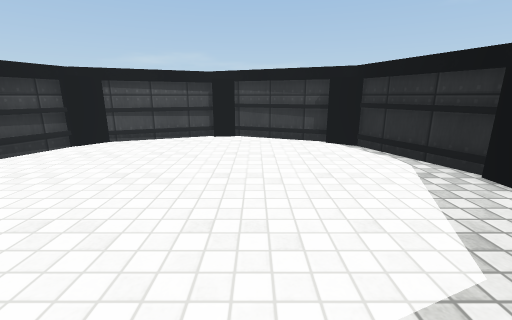
View 1 (above)

12 first-person views from a walk through a scene from a Unity 3-D project. The camera is 1.2 m above the floor, tilts 14° down and sees 90° across. The floor is counted in squares, 0.5 m on a side. Each view is taken from the middle of a square. On the plan, view 1 faces up. The plan holds only what a view shows up to about 17 squares ahead; the rest is blank. The player character is not drawn. Surface patterns are stand-ins for the level's own textures.

View 2
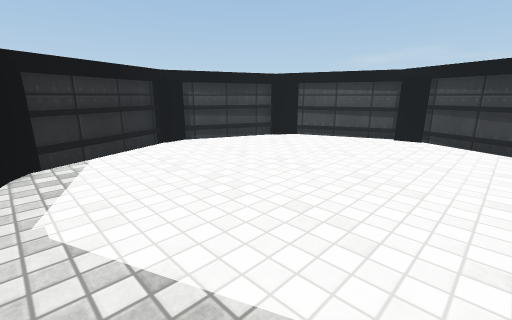

View 3
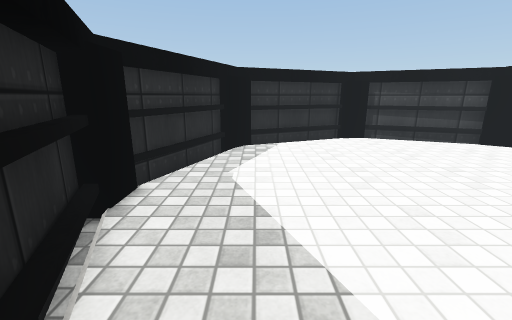

View 4
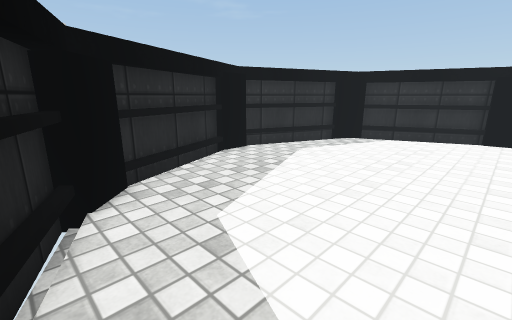

View 5
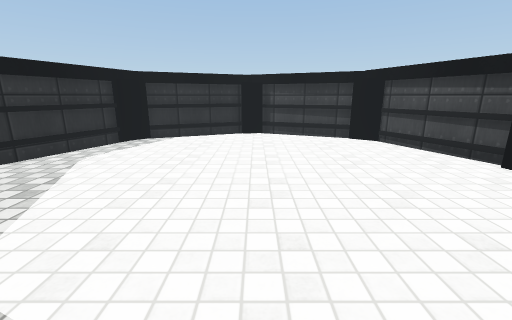

View 6
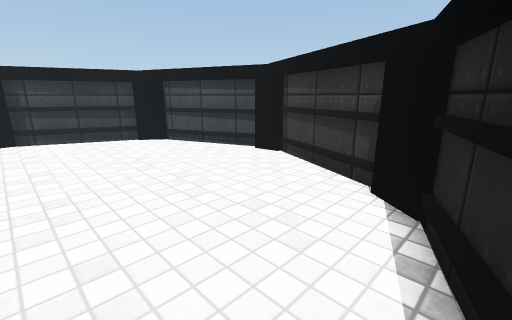

View 7
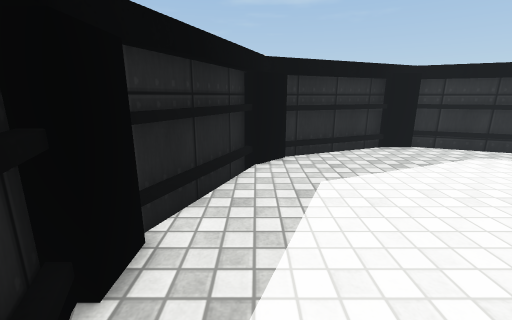

View 8
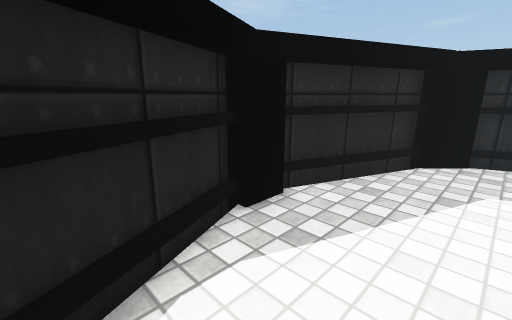

View 9
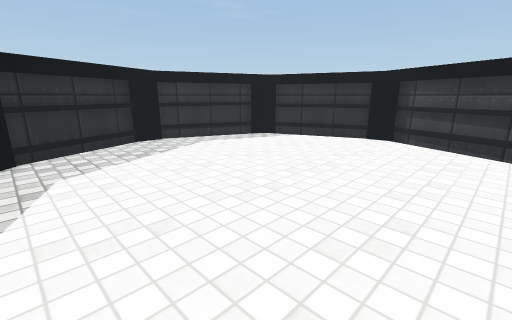

View 10
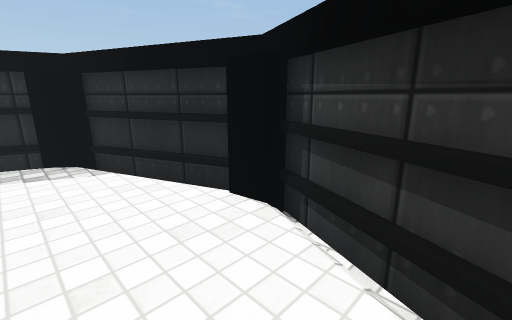

View 11
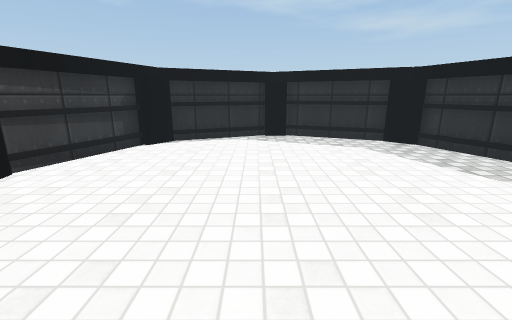

View 12
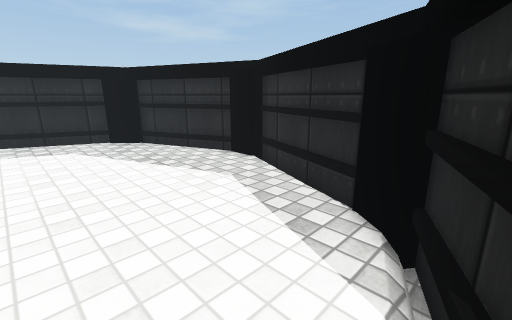

### Floor plan
Points are (right, up) in squares from view 1. A wall is a line through its corners. A room is listed if a view was taken in it or the views show most of it. See-through windows are left out.
Room 1 (views 1, 2, 3, 4, 5, 6, 7, 8, 9, 10, 11, 12)
walls: (-3.2, 15.7) (-8.9, 13.3) (-11.7, 6.7) (-8.8, -0.1) (-2.8, -2.6); (-4.1, 15.6) (-8.1, 13.8); (5, 12.5) (3.7, 13.5); (-7.8, 13.8) (-8.8, 12.4); (6.9, 6) (6.9, 7.4); (-11.1, 7.4) (-10.9, 6.2); (3.8, -0.1) (4.9, 1); (-2.6, -2.2) (-1.1, -2.2); (4.6, 13.5) (-0.7, 15.7); (4.1, 14) (0, 15.5); (-1.2, -2.4) (4.8, 0.1) (7.5, 6.5); (-9.2, 0.8) (-7.8, -0.2); (7.5, 7.4) (5.1, 12.8); (-9.5, 12.9) (-11.5, 7.6); (-0.6, -2.5) (4.1, -0.4); (7.6, 6.2) (4.7, 13.2) (-0.8, 15.5); (-11.6, 5.8) (-9.2, 0.5); (5.4, 0.5) (7.5, 6); (-8.2, -0.7) (-3.3, -2.6)

Where each view was taken, in squares from view 1:
view 1: 0 up, 0 right, facing up
view 2: 0 up, 2 right, facing up-left
view 3: 1 up, 4 right, facing left
view 4: 7 up, 6 right, facing down-left
view 5: 7 up, 6 right, facing left
view 6: 7 up, 6 right, facing up-left
view 7: 10 up, 5 right, facing down
view 8: 11 up, 3 right, facing down-right
view 9: 12 up, 4 right, facing down-left
view 10: 11 up, 7 left, facing down-left
view 11: 8 up, 9 left, facing right
view 12: 5 up, 10 left, facing down-right
